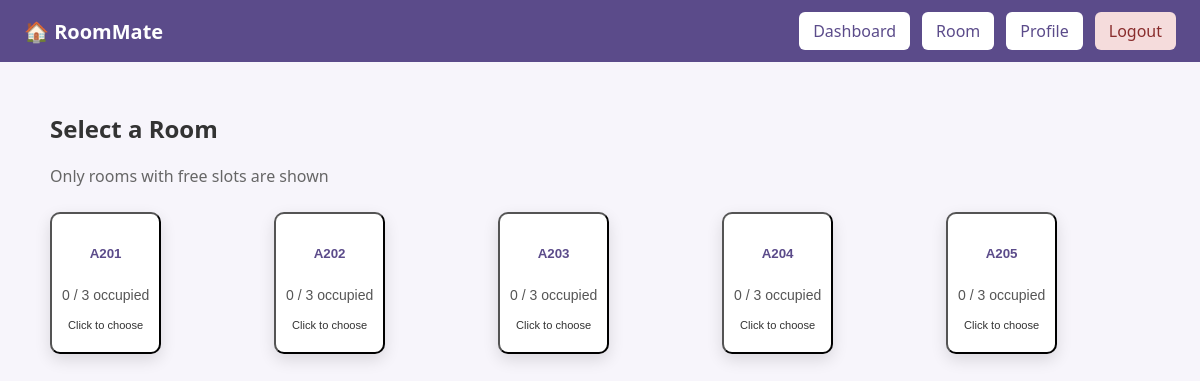
The app's page /choose-room/floor/2 (signed in) with its own data.
### tables this page shows
CREATE TABLE rooms (
    id INTEGER PRIMARY KEY AUTOINCREMENT,
    hostel_id INTEGER NOT NULL,
    floor_id INTEGER NOT NULL,
    room_number TEXT NOT NULL,
    capacity INTEGER DEFAULT 3,
    is_locked INTEGER DEFAULT 0
);

### app.py (the view)
@app.route("/choose-room/floor/<int:floor_id>")
@no_room_assigned_required
@login_required
def choose_room_floor(floor_id):
    rooms = occupancy_db.execute("""
        SELECT r.id, r.room_number, r.capacity,
               COUNT(rm.student_id) AS occupied
        FROM rooms r
        LEFT JOIN room_members rm ON r.id = rm.room_id
        WHERE r.floor_id = ?
        GROUP BY r.id
        HAVING occupied < r.capacity
    """, floor_id)
    return render_template(
        "choose_room.html",
        rooms=rooms,
        floor_id=floor_id
    )

### app.py (called while the page is built)
def no_room_assigned_required(f):
    @wraps(f)
    def wrapper(*args, **kwargs):
        user_id = session.get("user_id")
        if not user_id:
            return redirect("/login")
        if occupancy_db.execute(
            "SELECT 1 FROM room_members WHERE student_id = ?",
            user_id
        ):
            return redirect("/dashboard")
        return f(*args, **kwargs)
    return wrapper

### helpers.py (called while the page is built)
def login_required(f):
    @wraps(f)
    def decorated_function(*args, **kwargs):
        if session.get("user_id") is None:
            return redirect("/login")
        return f(*args, **kwargs)
    return decorated_function

### templates/choose_room.html (shortened to what this page needs)
{% extends "layout.html" %}
{% block content %}
<h2>Select a Room</h2>
<p class="subtitle">Only rooms with free slots are shown</p>
<div class="grid small">
{% for room in rooms %}
    <form method="post" action="/assign-room/{{ room.id }}">
        <button type="submit" class="tile room-tile selectable">
            <div class="tile-label">{{ room.room_number }}</div>
            <p>{{ room.occupied }} / {{ room.capacity }} occupied</p>
            <small>Click to choose</small>
        </button>
    </form>
{% endfor %}
</div>
{% endblock %}

### static/css/styles.css (style rules this page uses)
body { margin: 0; font-family: "Segoe UI", Arial, sans-serif; background-color: #f7f5fb; color: #333; }
.grid { display: grid; grid-template-columns: repeat(auto-fit, minmax(220px, 1fr)); gap: 20px; margin-top: 20px; }
.grid.small { grid-template-columns: repeat(auto-fit, minmax(160px, 1fr)); }
.tile { background: white; border-radius: 10px; overflow: hidden; text-align: center; box-shadow: 0 6px 16px rgba(0,0,0,0.12); transition: transform 0.2s; color: #333; }
.tile-label { padding: 12px; font-weight: 600; color: #5b4b8a; }
.room-tile { padding: 20px 10px; }
.room-tile p { font-size: 14px; color: #555; }
.subtitle { color: #666; margin-bottom: 25px; }

### records on screen
rooms: room_number "A201", occupied "0", capacity "3"
rooms: room_number "A202", occupied "0", capacity "3"
rooms: room_number "A203", occupied "0", capacity "3"
rooms: room_number "A204", occupied "0", capacity "3"
rooms: room_number "A205", occupied "0", capacity "3"
